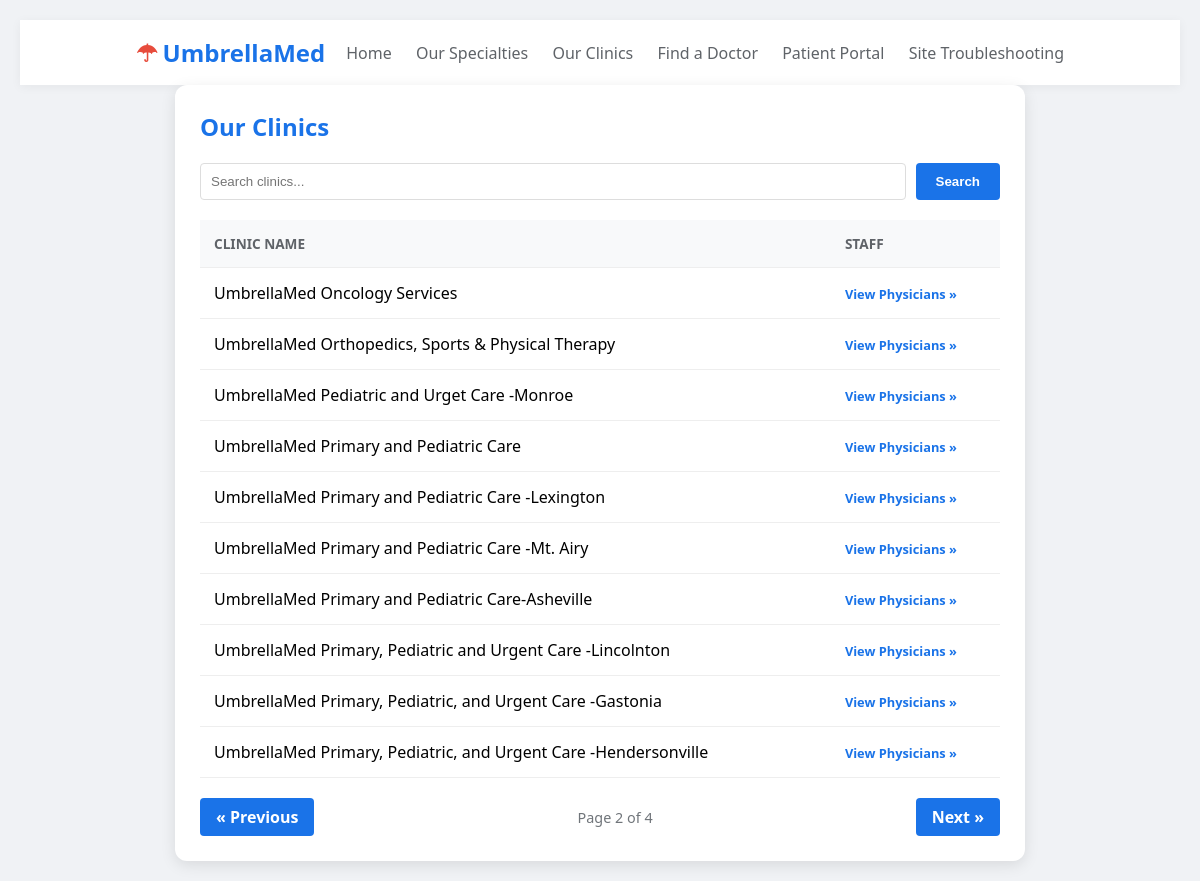
The page /clinics.php?page=2 on the database its author committed.
### tables this page shows
CREATE TABLE `clinics` (
  `clinic_id` int NOT NULL AUTO_INCREMENT,
  `clinic_name` varchar(100) NOT NULL,
  `clinic_address` varchar(255) NOT NULL,
  `clinic_suite` varchar(45) NOT NULL,
  `clinic_city` varchar(45) NOT NULL,
  `clinic_state` varchar(2) NOT NULL,
  `clinic_zip` varchar(45) NOT NULL,
  `clinic_phone` varchar(45) NOT NULL,
  `clinic_fax` varchar(45) NOT NULL,
  PRIMARY KEY (`clinic_id`)
);

### www/clinics.php (the view, shortened to what this page needs)
<!DOCTYPE html>
<html lang="en">
<head>
</head>
<body>
<nav>
    <div class="logo"><span>☂</span> UmbrellaMed</div>
    <div class="links">
        <a href="Umbrellamed.php">Home</a>
        <a href="specialties.php">Our Specialties</a>
        <a href="clinics.php">Our Clinics</a>
        <a href="physicians.php">Find a Doctor</a> <a href="#">Patient Portal</a>
        <a href="index.php">Site Troubleshooting</a>
    </div>
</nav>
<div class="container">
    <div class="header-bar">
        <h2>Our Clinics</h2>
    </div>
    <form method="GET" class="search-form">
        <input type="text" name="search" class="search-input" placeholder="Search clinics..." value="<?php echo isset($_GET['search']) ? htmlspecialchars($_GET['search']) : ''; ?>">
        <button type="submit" class="search-btn">Search</button>
    </form>
    <?php
    $servername = "localhost";
    $username = "UmbrellaUser";
    $password = "Net260Rocks!";
    $dbname = "umbrellamed";
    $conn = mysqli_connect($servername, $username, $password, $dbname);
    $search = isset($_GET['search']) ? mysqli_real_escape_string($conn, $_GET['search']) : '';
    $limit = 10;
    $page = isset($_GET['page']) ? (int)$_GET['page'] : 1;
    $offset = ($page - 1) * $limit;
    $where_clause = $search !== "" ? "WHERE clinic_name LIKE '%$search%'" : "";
    $total_sql = "SELECT COUNT(*) FROM clinics $where_clause";
    $total_result = mysqli_query($conn, $total_sql);
    $total_rows = mysqli_fetch_array($total_result)[0];
    $total_pages = ceil($total_rows / $limit);
    $sql = "SELECT clinic_id, clinic_name FROM clinics $where_clause ORDER BY clinic_name LIMIT $limit OFFSET $offset";
    $results = mysqli_query($conn, $sql);
    $search_param = ($search !== "") ? "&search=" . urlencode($search) : "";
    if (mysqli_num_rows($results) > 0) {
        echo "<table><tr><th>Clinic Name</th><th>Staff</th></tr>";
        while($row = mysqli_fetch_assoc($results)) {
            echo "<tr>";
            echo "<td>" . htmlspecialchars($row["clinic_name"]) . "</td>";
            echo "<td><a href='physicians.php?search=" . urlencode($row["clinic_name"]) . "' class='view-docs'>View Physicians &raquo;</a></td>";
            echo "</tr>";
        }
        echo "</table>";
        echo "<div class='pagination'>";
        echo ($page > 1) ? "<a href='?page=" . ($page - 1) . "$search_param' class='btn'>&laquo; Previous</a>" : "<a class='btn disabled'>&laquo; Previous</a>";
        echo "<span class='page-info'>Page $page of " . ($total_pages ?: 1) . "</span>";
        echo ($page < $total_pages) ? "<a href='?page=" . ($page + 1) . "$search_param' class='btn'>Next &raquo;</a>" : "<a class='btn disabled'>Next &raquo;</a>";
        echo "</div>";
    } else {
        echo "<p>No clinics found.</p>";
    }
    ?>
</div>
</body>
</html>

### www/clinics.php (style rules this page uses)
nav { background: white; padding: 1rem 10%; display: flex; justify-content: space-between; align-items: center; box-shadow: 0 2px 10px rgba(0,0,0,0.05); }
.logo { font-size: 1.5rem; font-weight: bold; color: #1a73e8; display: flex; align-items: center; }
.logo span { color: #e74c3c; margin-right: 5px; }
nav a { text-decoration: none; color: #5f6368; margin-left: 20px; font-weight: 500; }
body { font-family: 'Segoe UI', Tahoma, Geneva, Verdana, sans-serif; margin: 20px; background-color: #f0f2f5; }
.container { max-width: 800px; margin: auto; background: white; padding: 25px; border-radius: 12px; box-shadow: 0 4px 15px rgba(0,0,0,0.1); }
.header-bar { display: flex; justify-content: space-between; align-items: center; margin-bottom: 20px; }
h2 { color: #1a73e8; margin: 0; }
.search-form { margin-bottom: 20px; display: flex; gap: 10px; }
.search-input { flex-grow: 1; padding: 10px; border: 1px solid #ddd; border-radius: 4px; outline: none; }
.search-btn { padding: 10px 20px; background: #1a73e8; color: white; border: none; border-radius: 4px; cursor: pointer; font-weight: bold; }
table { width: 100%; border-collapse: collapse; }
th, td { text-align: left; padding: 14px; border-bottom: 1px solid #eee; }
th { background-color: #f8f9fa; color: #5f6368; text-transform: uppercase; font-size: 0.85rem; }
.view-docs { font-size: 0.8rem; color: #1a73e8; text-decoration: none; font-weight: bold; }
.pagination { margin-top: 20px; display: flex; justify-content: space-between; align-items: center; }
.btn { padding: 8px 16px; background: #1a73e8; color: white; text-decoration: none; border-radius: 4px; font-weight: bold; }
.page-info { color: #70757a; font-size: 0.9rem; }

### rows shown on the page
clinics: clinic_name "UmbrellaMed Oncology Services"
clinics: clinic_name "UmbrellaMed Orthopedics, Sports & Physical Therapy"
clinics: clinic_name "UmbrellaMed Pediatric and Urget Care -Monroe"
clinics: clinic_name "UmbrellaMed Primary and Pediatric Care"
clinics: clinic_name "UmbrellaMed Primary and Pediatric Care -Lexington"
clinics: clinic_name "UmbrellaMed Primary and Pediatric Care -Mt. Airy"
clinics: clinic_name "UmbrellaMed Primary and Pediatric Care-Asheville"
clinics: clinic_name "UmbrellaMed Primary, Pediatric and Urgent Care -Lincolnton"
clinics: clinic_name "UmbrellaMed Primary, Pediatric, and Urgent Care -Gastonia"
clinics: clinic_name "UmbrellaMed Primary, Pediatric, and Urgent Care -Hendersonville"

### other values the page prints
$page "2"
$total_pages ?: 1 "4"
